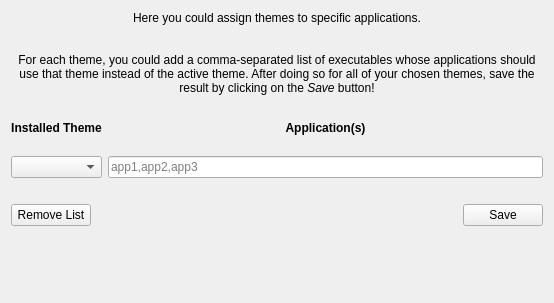
      <widget class="QWidget" name="page_4">
       <property name="geometry">
        <rect>
         <x>0</x>
         <y>0</y>
         <width>554</width>
         <height>303</height>
        </rect>
       </property>
       <attribute name="label">
        <string>Application Themes</string>
       </attribute>
       <layout class="QGridLayout" name="gridLayout_6">
        <item row="0" column="0" colspan="2">
         <widget class="QLabel" name="appLabel">
          <property name="text">
           <string>&lt;center&gt;Here you could assign themes to specific applications.&lt;/center&gt;&lt;br&gt;&lt;center&gt;For each theme, you could add a comma-separated list of executables whose applications should use that theme instead of the active theme. After doing so for all of your chosen themes, save the result by clicking on the &lt;i&gt;Save&lt;/i&gt; button!&lt;/center&gt;</string>
          </property>
          <property name="wordWrap">
           <bool>true</bool>
          </property>
          <property name="textInteractionFlags">
           <set>Qt::LinksAccessibleByMouse|Qt::TextSelectableByMouse</set>
          </property>
         </widget>
        </item>
        <item row="1" column="0">
         <spacer name="verticalSpacer_10">
          <property name="orientation">
           <enum>Qt::Vertical</enum>
          </property>
          <property name="sizeType">
           <enum>QSizePolicy::Fixed</enum>
          </property>
          <property name="sizeHint" stdset="0">
           <size>
            <width>5</width>
            <height>20</height>
           </size>
          </property>
         </spacer>
        </item>
        <item row="2" column="0">
         <widget class="QLabel" name="label_6">
          <property name="font">
           <font>
            <weight>75</weight>
            <bold>true</bold>
           </font>
          </property>
          <property name="text">
           <string>Installed Theme</string>
          </property>
          <property name="alignment">
           <set>Qt::AlignCenter</set>
          </property>
         </widget>
        </item>
        <item row="2" column="1">
         <widget class="QLabel" name="label_7">
          <property name="font">
           <font>
            <weight>75</weight>
            <bold>true</bold>
           </font>
          </property>
          <property name="text">
           <string>Application(s)</string>
          </property>
          <property name="alignment">
           <set>Qt::AlignCenter</set>
          </property>
         </widget>
        </item>
        <item row="3" column="0">
         <spacer name="verticalSpacer_11">
          <property name="orientation">
           <enum>Qt::Vertical</enum>
          </property>
          <property name="sizeType">
           <enum>QSizePolicy::Fixed</enum>
          </property>
          <property name="sizeHint" stdset="0">
           <size>
            <width>5</width>
            <height>15</height>
           </size>
          </property>
         </spacer>
        </item>
        <item row="4" column="0">
         <widget class="KvManager::ComboBox" name="appCombo"/>
        </item>
        <item row="4" column="1">
         <widget class="QLineEdit" name="appsEdit">
          <property name="placeholderText">
           <string>app1,app2,app3</string>
          </property>
         </widget>
        </item>
        <item row="5" column="0">
         <spacer name="verticalSpacer_13">
          <property name="orientation">
           <enum>Qt::Vertical</enum>
          </property>
          <property name="sizeType">
           <enum>QSizePolicy::Fixed</enum>
          </property>
          <property name="sizeHint" stdset="0">
           <size>
            <width>5</width>
            <height>20</height>
           </size>
          </property>
         </spacer>
        </item>
        <item row="6" column="0" alignment="Qt::AlignLeft">
         <widget class="QPushButton" name="removeAppButton">
          <property name="toolTip">
           <string>Use the active theme for all apps!

This Needs saving to take effect.</string>
          </property>
          <property name="text">
           <string>Remove List</string>
          </property>
          <property name="icon">
           <iconset theme="edit-delete"/>
          </property>
         </widget>
        </item>
        <item row="6" column="1" alignment="Qt::AlignRight">
         <widget class="QPushButton" name="saveAppButton">
          <property name="toolTip">
           <string>Save the current list of apps</string>
          </property>
          <property name="whatsThis">
           <string>&lt;html&gt;&lt;head/&gt;&lt;body&gt;&lt;p&gt;Save the current list of applications with their corresponding themes!&lt;/p&gt;&lt;/body&gt;&lt;/html&gt;</string>
          </property>
          <property name="text">
           <string>Save</string>
          </property>
          <property name="icon">
           <iconset theme="document-save"/>
          </property>
         </widget>
        </item>
        <item row="7" column="0">
         <spacer name="verticalSpacer">
          <property name="orientation">
           <enum>Qt::Vertical</enum>
          </property>
          <property name="sizeHint" stdset="0">
           <size>
            <width>5</width>
            <height>1</height>
           </size>
          </property>
         </spacer>
        </item>
       </layout>
      </widget>
